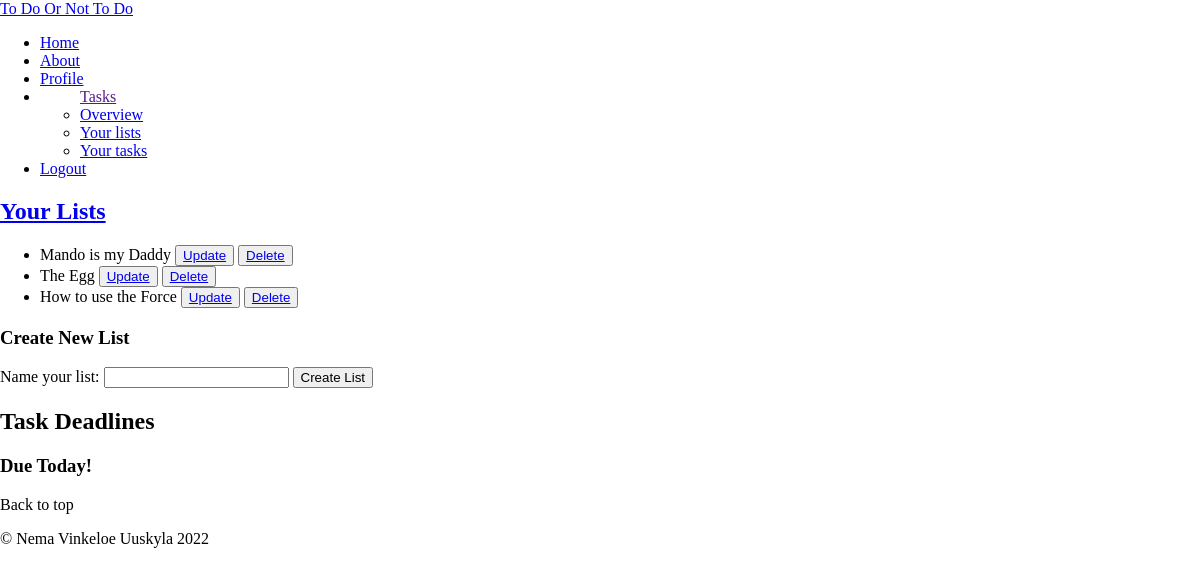
The page /lists.php (signed in) on the database as committed earlier.
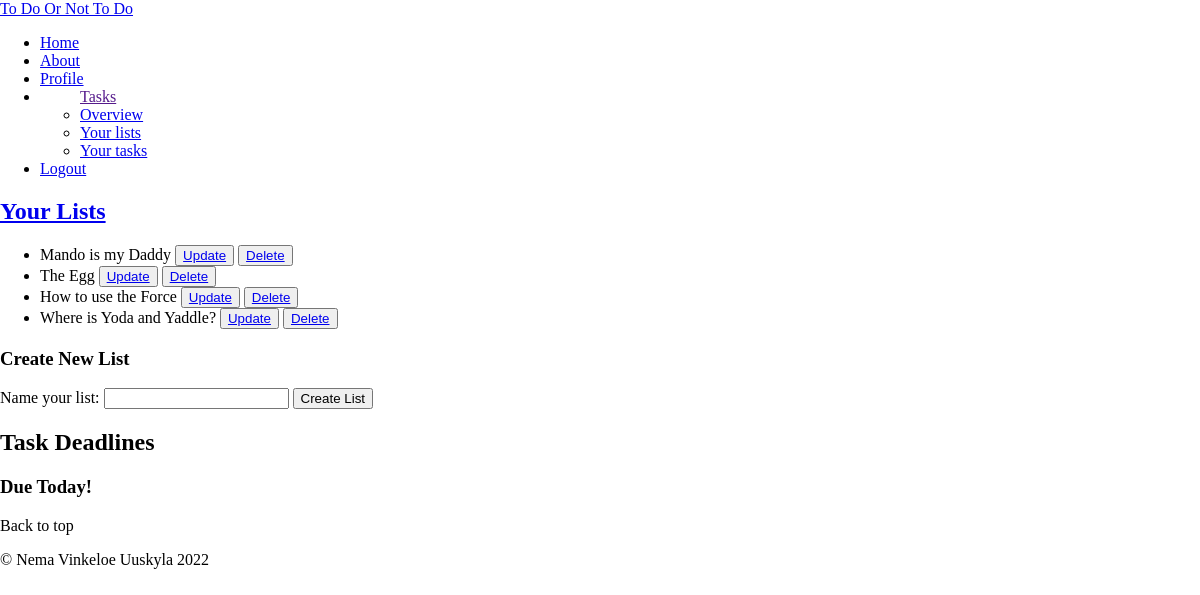
The same page on the database as committed later.
### tables this page shows
CREATE TABLE lists (
	id INTEGER PRIMARY KEY AUTOINCREMENT,
	title VARCHAR,
	user_id VARCHAR,
	FOREIGN KEY (user_id) REFERENCES users(id)
);

### app/config.php (called while the page is built, shortened)
<?php
return [
    'title' => 'To Do Or Not To Do',
    'database_path' => sprintf('sqlite:%s/database/database.db', __DIR__),
];

### app/autoload.php (called while the page is built, shortened)
<?php
require __DIR__ . '/config.php';
require __DIR__ . '/functions.php';
$config = require __DIR__ . '/config.php';

### app/functions.php (called while the page is built, shortened)
<?php
function is_logged_in()
{
    if (isset($_SESSION['user'])) {
        $user = $_SESSION['user'];
        return $user;
    }
}
function get_lists(object $database)
{
    $user_id = $_SESSION['user']['id'];
    $statement = $database->prepare("SELECT * from lists WHERE user_id = :id");
    $statement->bindParam(':id', $user_id, PDO::PARAM_INT);
    $statement->execute();
    $lists = $statement->fetchAll(PDO::FETCH_ASSOC);
    return $lists;
}

### lists.php (the view, shortened to what this page needs)
<?php
require __DIR__ . '/app/autoload.php';
require __DIR__ . '/views/header.php';
require __DIR__ . '/views/navigation.php'; ?>
<h2><a href="/lists.php">Your Lists</a></h2>
<ul>
    <?php
    $lists = get_lists($database);
    foreach ($lists as $list) : ?>
        <li>
            <?= $list['title'] ?>
            <button>
                <a href="/single_list.php?id=<?= $list['id']; ?>">Update </a>
            </button>
            <button>
                <a href="/app/lists/delete.php?id=<?= $list['id']; ?>">Delete </a>
            </button>
        </li>
    <?php endforeach ?>
</ul>
<h3>Create New List</h3>
<form action="/app/lists/create.php" method="post">
    <label for="title">Name your list:</label>
    <input name="title" id="title" type="text">
    <button type="submit">Create List</button>
</form>
<h2>Task Deadlines</h2>
<h3>Due Today!</h3>
<?php require __DIR__ . '/views/footer.php';

### views/header.php (shortened to what this page needs)
<!DOCTYPE html>
<html lang="en">
<head>
    <link rel="stylesheet" href="../assets/styles/style.css">
    <link rel="stylesheet" href="../assets/styles/header.css">
    <link rel="stylesheet" href="../assets/styles/navigation.css">
    <link rel="stylesheet" href="../assets/styles/footer.css">
</head>
<body>

### views/navigation.php (shortened to what this page needs)
<header>
    <nav class="navbar navbar-expand-lg navbar-light bg-light">
        <a class="navbar-brand" href="/index.php"><?= $config['title'] ?></a>
        <ul class="navbar-nav">
            <li class="nav-item">
                <a class="nav-link" href="/index.php">Home</a>
            </li>
            <li class="nav-item">
                <a class="nav-link" href="/about.php">About</a>
            </li>
            <?php if (is_logged_in()) : ?>
                <li class="nav-item">
                    <a class="nav-link" href="../profile.php">Profile</a>
                </li>
                <li>
                    <ul><a href="">Tasks</a>
                        <li class="nav-item">
                            <a class="nav-link" href="/overview.php">Overview</a>
                        </li>
                        <li class="nav-item">
                            <a class="nav-link" href="/lists.php">Your lists</a>
                        </li>
                        <li class="nav-item">
                            <a class="nav-link" href="/tasks.php">Your tasks</a>
                        </li>
                    </ul>
                </li>
                <li class="nav-item">
                    <a class="nav-link" href="/app/users/logout.php">Logout</a>
                </li>
            <?php endif ?>
        </ul>
    </nav>
</header>

### views/footer.php (shortened to what this page needs)
<footer>
    <p>Back to top</p>
    <p>© Nema Vinkeloe Uuskyla 2022</p>
</footer>
</body>
</html>

### assets/styles/header.css (style rules this page uses)
* { box-sizing: border-box; }
body { margin: 0; }

Rows that differ between the two databases and show on the page:
added lists: title "Where is Yoda and Yaddle?"
